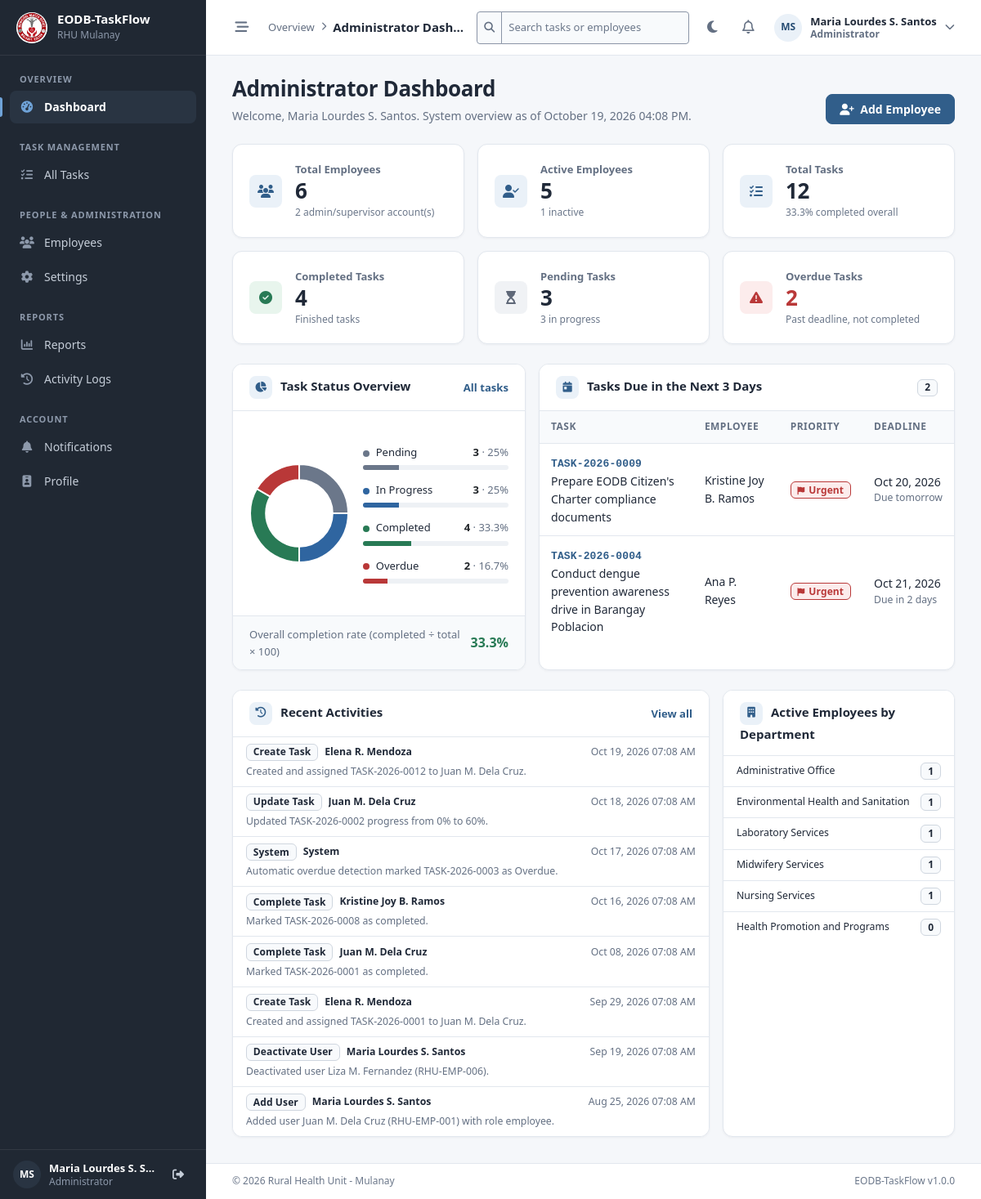
Page /admin/dashboard.php (signed in) on the committed database.
### tables this page shows
CREATE TABLE `users` (
  `id`             INT UNSIGNED  NOT NULL AUTO_INCREMENT,
  `employee_id`    VARCHAR(20)   NOT NULL COMMENT 'Office-issued employee number, e.g. RHU-EMP-001',
  `full_name`      VARCHAR(150)  NOT NULL,
  `username`       VARCHAR(50)   NOT NULL,
  `email`          VARCHAR(150)  NOT NULL,
  `password`       VARCHAR(255)  NOT NULL COMMENT 'bcrypt hash from PHP password_hash()',
  `role`           ENUM('admin','supervisor','employee') NOT NULL DEFAULT 'employee',
  `department_id`  INT UNSIGNED  NULL DEFAULT NULL,
  `position`       VARCHAR(100)  NULL DEFAULT NULL,
  `status`         ENUM('active','inactive') NOT NULL DEFAULT 'active',
  `profile_photo`  VARCHAR(255)  NULL DEFAULT NULL COMMENT 'File name inside assets/images/profiles/',
  `last_login_at`  DATETIME      NULL DEFAULT NULL,
  `created_at`     DATETIME      NOT NULL DEFAULT CURRENT_TIMESTAMP,
  `updated_at`     DATETIME      NOT NULL DEFAULT CURRENT_TIMESTAMP ON UPDATE CURRENT_TIMESTAMP,
  PRIMARY KEY (`id`),
  UNIQUE KEY `uq_users_employee_id` (`employee_id`),
  UNIQUE KEY `uq_users_username`    (`username`),
  UNIQUE KEY `uq_users_email`       (`email`),
  KEY `idx_users_role_status` (`role`, `status`),
  KEY `idx_users_department`  (`department_id`),
  KEY `idx_users_full_name`   (`full_name`),
  CONSTRAINT `fk_users_department`
    FOREIGN KEY (`department_id`) REFERENCES `departments` (`id`)
    ON UPDATE CASCADE ON DELETE SET NULL
);

CREATE TABLE `tasks` (
  `id`            INT UNSIGNED     NOT NULL AUTO_INCREMENT,
  `task_code`     VARCHAR(20)      NOT NULL COMMENT 'Generated code, e.g. TASK-2026-0001',
  `title`         VARCHAR(200)     NOT NULL,
  `description`   TEXT             NULL,
  `assigned_by`   INT UNSIGNED     NOT NULL COMMENT 'Supervisor who created/assigned the task',
  `assigned_to`   INT UNSIGNED     NOT NULL COMMENT 'Employee responsible for the task',
  `priority`      ENUM('Low','Medium','High','Urgent') NOT NULL DEFAULT 'Medium',
  `deadline`      DATE             NOT NULL,
  `status`        ENUM('Pending','In Progress','Completed','Overdue') NOT NULL DEFAULT 'Pending',
  `progress`      TINYINT UNSIGNED NOT NULL DEFAULT 0 COMMENT '0 to 100 percent',
  `remarks`       TEXT             NULL,
  `created_at`    DATETIME         NOT NULL DEFAULT CURRENT_TIMESTAMP,
  `updated_at`    DATETIME         NOT NULL DEFAULT CURRENT_TIMESTAMP ON UPDATE CURRENT_TIMESTAMP,
  `completed_at`  DATETIME         NULL DEFAULT NULL,
  PRIMARY KEY (`id`),
  UNIQUE KEY `uq_tasks_task_code` (`task_code`),
  KEY `idx_tasks_assigned_to_status` (`assigned_to`, `status`),
  KEY `idx_tasks_assigned_by`  (`assigned_by`),
  KEY `idx_tasks_status`       (`status`),
  KEY `idx_tasks_priority`     (`priority`),
  KEY `idx_tasks_deadline`     (`deadline`),
  KEY `idx_tasks_created_at`   (`created_at`),
  KEY `idx_tasks_completed_at` (`completed_at`),
  CONSTRAINT `chk_tasks_progress` CHECK (`progress` BETWEEN 0 AND 100),
  CONSTRAINT `fk_tasks_assigned_by`
    FOREIGN KEY (`assigned_by`) REFERENCES `users` (`id`)
    ON UPDATE CASCADE ON DELETE RESTRICT,
  CONSTRAINT `fk_tasks_assigned_to`
    FOREIGN KEY (`assigned_to`) REFERENCES `users` (`id`)
    ON UPDATE CASCADE ON DELETE RESTRICT
);

CREATE TABLE `activity_logs` (
  `id`           INT UNSIGNED  NOT NULL AUTO_INCREMENT,
  `user_id`      INT UNSIGNED  NULL DEFAULT NULL,
  `action`       VARCHAR(50)   NOT NULL,
  `description`  VARCHAR(500)  NOT NULL,
  `ip_address`   VARCHAR(45)   NULL DEFAULT NULL COMMENT 'IPv4 or IPv6',
  `created_at`   DATETIME      NOT NULL DEFAULT CURRENT_TIMESTAMP,
  PRIMARY KEY (`id`),
  KEY `idx_activity_logs_user`       (`user_id`),
  KEY `idx_activity_logs_action`     (`action`),
  KEY `idx_activity_logs_created_at` (`created_at`),
  CONSTRAINT `fk_activity_logs_user`
    FOREIGN KEY (`user_id`) REFERENCES `users` (`id`)
    ON UPDATE CASCADE ON DELETE SET NULL
);

### admin/dashboard.php (the view, shortened to what the rows shown need)
<?php
require_once __DIR__ . '/../includes/auth.php';
$pdo = db();
$dueSoon = $pdo->query(
    "SELECT t.id, t.task_code, t.title, t.deadline, t.priority, u.full_name
       FROM tasks t
       JOIN users u ON u.id = t.assigned_to
      WHERE t.status <> 'Completed'
        AND t.deadline BETWEEN CURDATE() AND CURDATE() + INTERVAL 3 DAY
      ORDER BY t.deadline, FIELD(t.priority, 'Urgent', 'High', 'Medium', 'Low')
      LIMIT 6"
)->fetchAll();
$activities = $pdo->query(
    'SELECT a.action, a.description, a.created_at, u.full_name, u.role
       FROM activity_logs a
       LEFT JOIN users u ON u.id = a.user_id
      ORDER BY a.created_at DESC, a.id DESC
      LIMIT 8'
)->fetchAll();
require __DIR__ . '/../includes/header.php';
?>
<div class="page-header">
    <div>
        <h1 class="page-title">Administrator Dashboard</h1>
        <p class="page-subtitle">
            Welcome, <?= e(current_user()['full_name']) ?>. System overview as of <?= e(date('F d, Y h:i A')) ?>.
        </p>
    </div>
</div>
<div class="row g-3 mb-4">
    <div class="col-xl-7">
        <div class="card h-100">
            <?php if (!$dueSoon): ?>
                <div class="empty-state">
                    <i class="fa-regular fa-calendar-check" aria-hidden="true"></i>
                    <span class="empty-state-title">All caught up</span>
                    No unfinished tasks are due in the next 3 days.
                </div>
            <?php else: ?>
                <div class="table-responsive">
                    <table class="table table-hover mb-0">
                        <thead>
                        <tr><th>Task</th><th>Employee</th><th>Priority</th><th>Deadline</th></tr>
                        </thead>
                        <tbody>
                        <?php foreach ($dueSoon as $task): ?>
                            <tr>
                                <td>
                                    <a href="<?= e(url('admin/task_details.php?id=' . (int) $task['id'])) ?>" class="task-code"><?= e($task['task_code']) ?></a>
                                    <div><?= e($task['title']) ?></div>
                                </td>
                                <td><?= e($task['full_name']) ?></td>
                                <td><?= priority_badge($task['priority']) ?></td>
                                <td class="text-nowrap">
                                    <?= e(format_date($task['deadline'])) ?>
                                    <div class="small text-muted"><?= e(deadline_note($task['deadline'], 'Pending')) ?></div>
                                </td>
                            </tr>
                        <?php endforeach; ?>
                        </tbody>
                    </table>
                </div>
            <?php endif; ?>
        </div>
    </div>
</div>
<div class="row g-3">
    <div class="col-xl-8">
        <div class="card h-100">
            <?php if (!$activities): ?>
                <div class="empty-state">
                    <i class="fa-regular fa-rectangle-list" aria-hidden="true"></i>
                    <span class="empty-state-title">No activity yet</span>
                    Logins and task actions will appear here.
                </div>
            <?php else: ?>
                <ul class="list-group list-group-flush activity-list">
                    <?php foreach ($activities as $log): ?>
                        <li class="list-group-item">
                            <div class="d-flex flex-wrap justify-content-between align-items-center gap-2">
                                <span class="d-flex align-items-center gap-2 min-w-0">
                                    <span class="badge text-bg-light border"><?= e(action_label($log['action'])) ?></span>
                                    <span class="fw-semibold small text-truncate"><?= e($log['full_name'] ?? 'System') ?></span>
                                </span>
                                <span class="small text-muted text-nowrap"><?= e(format_datetime($log['created_at'])) ?></span>
                            </div>
                            <div class="small text-muted mt-1"><?= e($log['description']) ?></div>
                        </li>
                    <?php endforeach; ?>
                </ul>
            <?php endif; ?>
        </div>
    </div>
</div>
<?php require __DIR__ . '/../includes/footer.php'; ?>

### includes/sidebar.php (shortened to what the rows shown need)
<?php
$sidebarUser   = current_user();
$sidebarPhoto  = profile_photo_url($sidebarUser['profile_photo']);
?>
<aside class="app-sidebar" id="appSidebar" aria-label="Main navigation">
    <div class="sidebar-user">
        <?php if ($sidebarPhoto): ?>
            <img src="<?= e($sidebarPhoto) ?>" alt="" class="avatar avatar-sm">
        <?php else: ?>
            <span class="avatar avatar-sm" aria-hidden="true"><?= e(initials($sidebarUser['full_name'])) ?></span>
        <?php endif; ?>
        <span class="sidebar-user-text">
            <span class="sidebar-user-name"><?= e($sidebarUser['full_name']) ?></span>
            <span class="sidebar-user-role"><?= e(role_label($sidebarUser['role'])) ?></span>
        </span>
        <form method="post" action="<?= e(url('logout.php')) ?>" class="m-0">
            <button type="submit" class="sidebar-user-action" title="Logout" aria-label="Logout">
            </button>
        </form>
    </div>
</aside>

### includes/navbar.php (shortened to what the rows shown need)
<?php
$navUser = current_user();
$navPhoto    = profile_photo_url($navUser['profile_photo']);
?>
<header class="app-topbar">
    <div class="topbar-actions">
        <?php $searchHint = $navUser['role'] === 'employee' ? 'Search my tasks' : 'Search tasks or employees'; ?>
        <form method="get" action="<?= e(url('search/index.php')) ?>" class="topbar-search d-none d-md-block me-1" role="search">
            <div class="input-group input-group-sm">
                <span class="input-group-text"><i class="fa-solid fa-magnifying-glass" aria-hidden="true"></i></span>
                <input type="search" name="q" class="form-control" placeholder="<?= e($searchHint) ?>"
                       maxlength="100" aria-label="<?= e($searchHint) ?>">
            </div>
        </form>
        <div class="dropdown">
            <button class="btn btn-link topbar-user" type="button" data-bs-toggle="dropdown" aria-expanded="false">
                <?php if ($navPhoto): ?>
                    <img src="<?= e($navPhoto) ?>" alt="" class="avatar avatar-sm">
                <?php else: ?>
                    <span class="avatar avatar-sm"><?= e(initials($navUser['full_name'])) ?></span>
                <?php endif; ?>
                <span class="topbar-user-text d-none d-md-block">
                    <span class="topbar-user-name"><?= e($navUser['full_name']) ?></span>
                    <span class="topbar-user-role"><?= e(role_label($navUser['role'])) ?></span>
                </span>
                <i class="fa-solid fa-chevron-down small text-muted d-none d-md-inline"></i>
            </button>
        </div>
    </div>
</header>

### includes/functions.php (shortened to what the rows shown need)
<?php
function e(mixed $value): string
{
    return htmlspecialchars((string) ($value ?? ''), ENT_QUOTES | ENT_SUBSTITUTE, 'UTF-8');
}
function url(string $path = ''): string
{
    return BASE_URL . '/' . ltrim($path, '/');
}
function asset(string $path): string
{
    $path = ltrim($path, '/');
    $file = BASE_PATH . '/assets/' . $path;
    $version = is_file($file) ? '?v=' . filemtime($file) : '';
    return url('assets/' . $path) . $version;
}
function role_label(string $role): string
{
    return match ($role) {
        'admin'      => 'Administrator',
        'supervisor' => 'Supervisor',
        'employee'   => 'Employee',
        default      => 'Unknown',
    };
}
function format_date(?string $value, string $format = 'M d, Y'): string
{
    $time = strtotime($value);
    return $time === false ? '—' : date($format, $time);
}
function format_datetime(?string $value): string
{
    return format_date($value, 'M d, Y h:i A');
}
function initials(string $name): string
{
    $parts = preg_split('/\s+/u', trim($name)) ?: [];
    $parts = array_values(array_filter($parts, fn ($p) => !str_ends_with($p, '.') || mb_strlen($p) > 2));
    $first = mb_substr($parts[0], 0, 1);
    $last  = count($parts) > 1 ? mb_substr($parts[count($parts) - 1], 0, 1) : '';
    return mb_strtoupper($first . $last);
}
function profile_photo_url(?string $photo): ?string
{
    if ($photo === null || $photo === '' || basename($photo) !== $photo) {
        return null;
    }
    return is_file(PROFILE_UPLOAD_DIR . '/' . $photo) ? asset('images/profiles/' . $photo) : null;
}
function priority_badge(string $priority): string
{
    $class = match ($priority) {
        'Urgent' => 'badge-priority-urgent',
        'High'   => 'badge-priority-high',
        'Medium' => 'badge-priority-medium',
        default  => 'badge-priority-low',
    };
    return '<span class="badge ' . $class . '"><i class="fa-solid fa-flag" aria-hidden="true"></i>' . e($priority) . '</span>';
}
function action_label(string $action): string
{
    return match ($action) {
        'login'               => 'Login',
        'login_failed'        => 'Failed Login',
        'logout'              => 'Logout',
        'create_task'         => 'Create Task',
        'assign_task'         => 'Assign Task',
        'update_task'         => 'Update Task',
        'complete_task'       => 'Complete Task',
        'delete_task'         => 'Delete Task',
        'add_user'            => 'Add User',
        'edit_user'           => 'Edit User',
        'deactivate_user'     => 'Deactivate User',
        'activate_user'       => 'Activate User',
        'update_profile'      => 'Update Profile',
        'update_settings'     => 'Update Settings',
        'generate_report'     => 'Generate Report',
        'unauthorized_access' => 'Blocked Access',
        'security'            => 'Security',
        'system'              => 'System',
        default               => ucwords(str_replace('_', ' ', $action)),
    };
}

### rows in the picture
users: full_name "MS", full_name "Maria Lourdes S. S…", role "Administrator", q "Search tasks or employees", full_name "Maria Lourdes S. Santos"
tasks: task_code "TASK-2026-0009", title "Prepare EODB Citizen's Charter compliance documents", assigned_to.full_name "Kristine Joy B. Ramos", priority "Urgent", deadline "Oct 20, 2026", deadline "Due tomorrow"
tasks: task_code "TASK-2026-0004", title "Conduct dengue prevention awareness drive in Barangay Poblacion", assigned_to.full_name "Ana P. Reyes", priority "Urgent", deadline "Oct 21, 2026", deadline "Due in 2 days"
activity_logs: action "Create Task", user.full_name "Elena R. Mendoza", created_at "Oct 19, 2026 07:08 AM", description "Created and assigned TASK-2026-0012 to Juan M. Dela Cruz."
activity_logs: action "Update Task", user.full_name "Juan M. Dela Cruz", created_at "Oct 18, 2026 07:08 AM", description "Updated TASK-2026-0002 progress from 0% to 60%."
activity_logs: action "System", full_name "System", created_at "Oct 17, 2026 07:08 AM", description "Automatic overdue detection marked TASK-2026-0003 as Overdue."
activity_logs: action "Complete Task", user.full_name "Kristine Joy B. Ramos", created_at "Oct 16, 2026 07:08 AM", description "Marked TASK-2026-0008 as completed."
activity_logs: action "Complete Task", user.full_name "Juan M. Dela Cruz", created_at "Oct 08, 2026 07:08 AM", description "Marked TASK-2026-0001 as completed."
activity_logs: action "Create Task", user.full_name "Elena R. Mendoza", created_at "Sep 29, 2026 07:08 AM", description "Created and assigned TASK-2026-0001 to Juan M. Dela Cruz."
activity_logs: action "Deactivate User", user.full_name "Maria Lourdes S. Santos", created_at "Sep 19, 2026 07:08 AM", description "Deactivated user Liza M. Fernandez (RHU-EMP-006)."
activity_logs: action "Add User", user.full_name "Maria Lourdes S. Santos", created_at "Aug 25, 2026 07:08 AM", description "Added user Juan M. Dela Cruz (RHU-EMP-001) with role employee."

### other values in the picture
app_name() "EODB-TaskFlow"
$currentGroup "OVERVIEW"
$item['label'] "Dashboard"
$currentGroup "TASK MANAGEMENT"
$item['label'] "All Tasks"
$currentGroup "PEOPLE & ADMINISTRATION"
$item['label'] "Employees"
$item['label'] "Settings"
$currentGroup "REPORTS"
$item['label'] "Reports"
$item['label'] "Activity Logs"
$currentGroup "ACCOUNT"
$item['label'] "Notifications"
$item['label'] "Profile"
$navContext "Overview"
